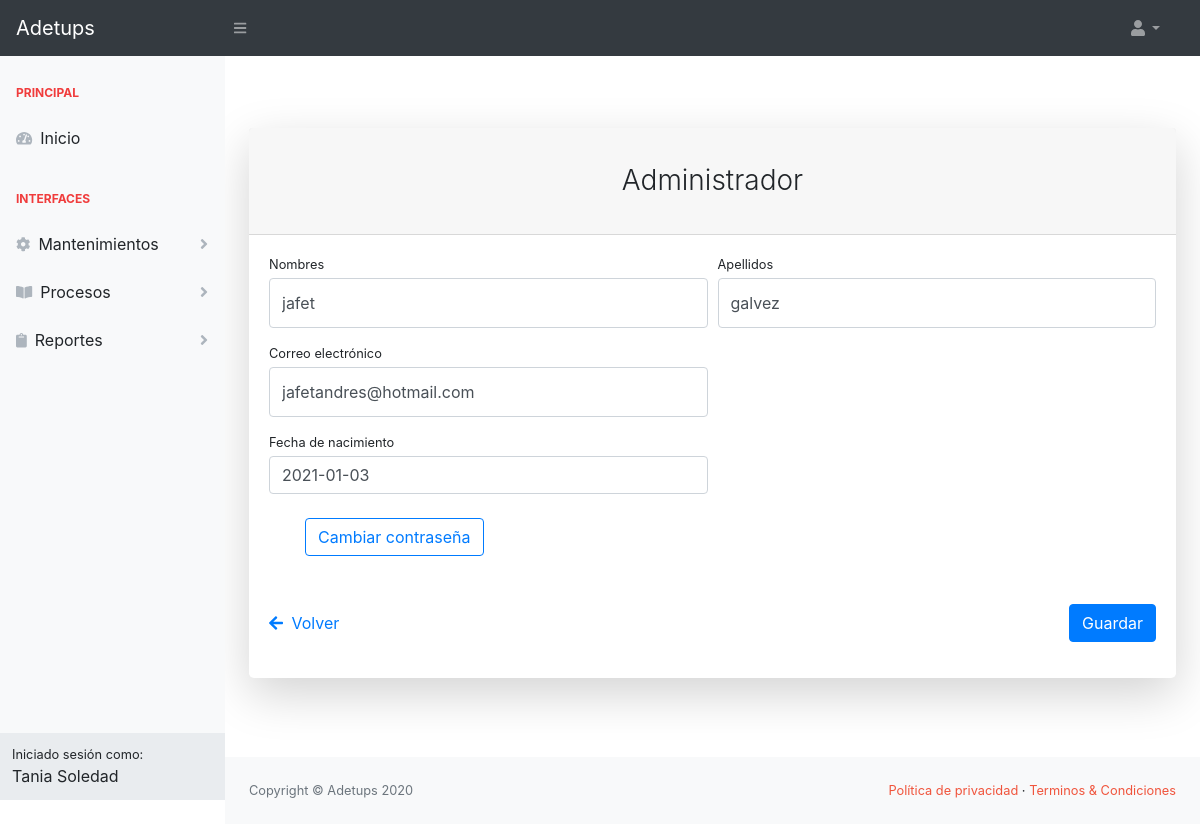
The app's page /sistema/administradorupdate/7/ (signed in) with its own data.
### sistema/models.py (models this page shows, shortened)
class Usuario(AbstractBaseUser, PermissionsMixin):
    foto = models.ImageField(upload_to='img_perfil', null=True, blank=True, default='img_perfil/default-avatar.jpg')
    nombres = models.CharField(max_length=50, null=True, blank=True)
    date_joined = models.DateTimeField(default=timezone.now, null=True, blank=True)
    apellidos = models.CharField(max_length=50, null=True, blank=True)
    username = models.CharField(max_length=50, null=True, blank=True, unique=True)
    email = models.EmailField(unique=True, null=True, blank=True)
    fecha_nacimiento = models.DateField(null=True, blank=True)
    is_active = models.BooleanField(default=True, null=True, blank=True)
    is_staff = models.BooleanField(default=False, null=True, blank=True)
    tipo = models.CharField(max_length=20, null=True, blank=True)
    USERNAME_FIELD = 'username'
    objects = PersonalizadoBaseUserManager()

### sistema/views.py (the view, shortened to what this page needs)
# urls.py: path('administradorupdate/<int:pk>/', AdministradorUpdate.as_view(), name='administradorupdate'),
class AdministradorUpdate(LoginRequiredMixin, UpdateView):
    model = Usuario
    fields = ['nombres', 'apellidos', 'email', 'fecha_nacimiento']
    template_name = 'sistema/administrador_form.html'

### sistema/templates/sistema/administrador_form.html (shortened to what this page needs)
<{% extends 'sistema/index.html' %}
{% block content %}
    <div class="card shadow-lg border-0 rounded-lg mt-5">
        <div class="card-header"><h3 class="text-center font-weight-light my-4">Administrador</h3></div>
        <div class="card-body">
            <form method="post" id="formularioId">
                <div class="form-row">
                    <div class="col-md-6">
                        <div class="form-group">
                            <label class="small mb-1" for="nombresId">Nombres</label>
                            <input class="form-control py-4" id="nombresId" name="nombres" type="text"
                                   placeholder="Ingrese los nombres"
                                   {% if object.nombres is not null %}value="{{ object.nombres }}"{% endif %} required/>
                        </div>
                    </div>
                    <div class="col-md-6">
                        <div class="form-group">
                            <label class="small mb-1" for="apellidosId">Apellidos</label>
                            <input class="form-control py-4" id="apellidosId" name="apellidos" type="text"
                                   placeholder="Ingrese los apellidos" {% if object.apellidos is not null %}value="{{ object.apellidos }}"{% endif %} required/>
                        </div>
                    </div>
                </div>
                <div class="form-row">
                    <div class="col-md-6">
                        <div class="form-group">
                            <label class="small mb-1" for="emailId">Correo electrónico</label>
                            <input class="form-control py-4" id="emailId" name="email" type="email"
                                   placeholder="Ingrese el correo electrónico"  {% if object.email is not null %}value="{{ object.email }}"{% endif %} required/>
                        </div>
                    </div>
                </div>
                <div class="form-row">
                    <div class="col-md-6">
                        <label class="small mb-1" for="fecha_nacimientoId">Fecha de nacimiento</label>
                        <input pattern="(?:19|20)(?:(?:[13579][26]|[02468][048])-(?:(?:0[1-9]|1[0-2])-(?:0[1-9]|1[0-9]|2[0-9])|(?:(?!02)(?:0[1-9]|1[0-2])-(?:30))|(?:(?:0[13578]|1[02])-31))|(?:[0-9]{2}-(?:0[1-9]|1[0-2])-(?:0[1-9]|1[0-9]|2[0-8])|(?:(?!02)(?:0[1-9]|1[0-2])-(?:29|30))|(?:(?:0[13578]|1[02])-31)))"
                               class="form-control form-control-user" name="fecha_nacimiento"
                               id="fecha_nacimientoId" {% if object.fecha_nacimiento is not null %}value="{{ object.fecha_nacimiento }}"{% endif %}
                               placeholder="aaaa-mm-dd" autocomplete="off"
                               required/>
                    </div>
                </div>
                {% if usuario.password is null %}
                    <div class="form-row">
                        <div class="col-md-6">
                            <div class="form-group">
                                <label class="small mb-1" for="passwordId">Contraseña</label>
                                <input class="form-control py-4" id="passwordId" name="password" type="password"
                                       placeholder="Ingrese la contraseña" value="{{ object.password }}" required/>
                            </div>
                        </div>
                        <div class="col-md-6">
                            <div class="form-group">
                                <label class="small mb-1" for="password2Id">Confirme la ontraseña</label>
                                <input class="form-control py-4" id="password2Id" name="password2" type="password"
                                       placeholder="Ingrese la confirmación de contraseña" value="{{ object.password }}"
                                       required/>
                            </div>
                        </div>
                    </div>
                {% else %}
                    <div class="col-md-6">
                        <div class="form-group">
                            <button type="button" class="btn btn-outline-primary m-4" data-toggle="modal"
                                    data-target="#exampleModal">Cambiar contraseña
                            </button>
                        </div>
                    </div>
                {% endif %}
                <div class="form-group d-flex align-items-center justify-content-between mt-4 mb-0">
                    <a href="{% url 'sistema:home' %}">
                        Volver
                    </a>
                    <button type="submit" class="btn btn-primary">Guardar</button>
                </div>
            </form>
        </div>
    </div>
{% endblock %}

### sistema/templates/sistema/base.html (shortened to what this page needs)
{% load static %}
<!DOCTYPE html>
<html lang="en">
<head>
    {% block css %}
        <link href="{% static 'css/styles.css' %}" rel="stylesheet"/>
        <link href="https://cdn.datatables.net/1.10.20/css/dataTables.bootstrap4.min.css" rel="stylesheet"
/>
        <link rel="stylesheet"
              href="https://cdn.jsdelivr.net/npm/bootstrap-select@1.13.14/dist/css/bootstrap-select.min.css">
        <link href="{% static 'css/datepicker.css' %}" rel="stylesheet">
        <link rel="stylesheet" href="https://cdn.datatables.net/buttons/1.6.5/css/buttons.dataTables.min.css">
    {% endblock %}
</head>
<body class="sb-nav-fixed">
<nav class="sb-topnav navbar navbar-expand navbar-dark bg-dark">
    <a class="navbar-brand">Adetups</a>
    <button class="btn btn-link btn-sm order-1 order-lg-0" id="sidebarToggle" href="#"><i class="fas fa-bars"></i>
    </button>
    <ul class="navbar-nav d-none d-md-inline-block form-inline ml-auto mr-0 mr-md-3 my-2 my-md-0">
        <li class="nav-item dropdown">
            <a class="nav-link dropdown-toggle" id="userDropdown" href="#" role="button" data-toggle="dropdown"
               aria-haspopup="true" aria-expanded="false"><i class="fas fa-user fa-fw"></i></a>
        </li>
    </ul>
</nav>
<div id="layoutSidenav">
    <div id="layoutSidenav_nav">
        <nav class="sb-sidenav accordion sb-sidenav-light" id="sidenavAccordion">
            <div class="sb-sidenav-menu">
                <div class="nav">
                    {% block navbar %}
                    {% endblock %}
                </div>
            </div>
            <div class="sb-sidenav-footer">
                <div class="small">Iniciado sesión como:</div>
                {{ request.user.nombres }}
            </div>
        </nav>
    </div>
    <div id="layoutSidenav_content">
        <main>
            <div class="container-fluid">
                {% block content %}
                {% endblock %}
            </div>
        </main>
        <footer class="py-4 bg-light mt-auto">
            <div class="container-fluid">
                <div class="d-flex align-items-center justify-content-between small">
                    <div class="text-muted">Copyright &copy; Adetups 2020</div>
                    <div>
                        <a href="#" class="text-adetups">Política de privacidad</a>
                        &middot;
                        <a href="#" class="text-adetups">Terminos &amp; Condiciones</a>
                    </div>
                </div>
            </div>
        </footer>
    </div>
</div>
</body>
</html>

### records on screen
Usuario: user.nombres "Tania Soledad"
Usuario: nombres "jafet", apellidos "galvez", email "jafetandres@hotmail.com", fecha_nacimiento "2021-01-03"
